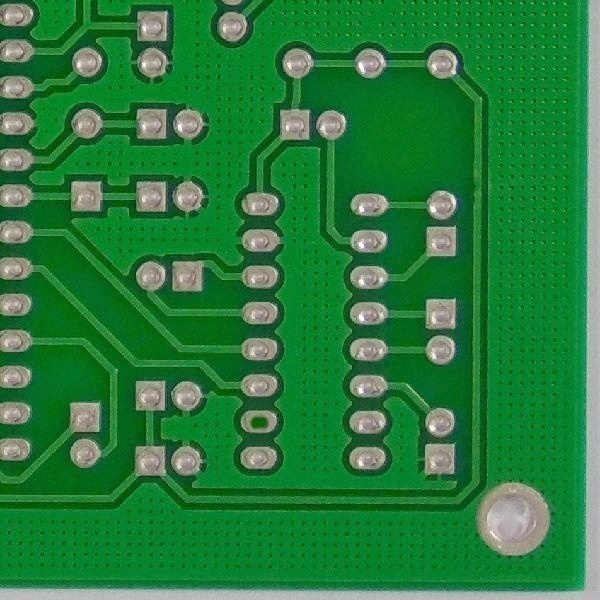
#> input picture Visualizations_prep/PCB_dataset/images/l_light_01_missing_hole_01_1_600.jpg, 600 x 600 px, found by its file name; its folder holds only this picture in this run
$ jupyter execute --allow-errors visualizations_prep.ipynb
#> lines starting #> are read from the running program, lines starting #| are printed output that depends on the picture
[cell 1]
import numpy as np
import tensorflow as tf
import matplotlib.pyplot as plt
import cv2
import os

[cell 2]
import xml.etree.ElementTree as ET
import pandas as pd
import warnings
warnings.filterwarnings("ignore")

[cell 3]
# task: display the distribution of anomaly class occurance in dataset

import seaborn as sns
file_path = "C:\\Users\\faiza\\Downloads\\VOC_PCB\\VOC_PCB\\PCB_annotations_dataset.csv"
#> (the rest of this cell did not finish here and is left out)

[cell 4]
image_path = os.path.join(os.getcwd(), 'PCB_dataset\images')
print(image_path)

generated_images_path = os.path.join(os.getcwd(), 'PCB_dataset\generated_images')
print(generated_images_path)

[cell 5]
def populate_image_dataset(image_path):
    # Create directory for generated images if it doesn't exist

#> called with image_path = 'Visualizations_prep/PCB_dataset\\images'
    if os.path.exists(generated_images_path):
        print('Generated images directory exsists.')
    else:
        os.makedirs(generated_images_path, exist_ok=True)
        print('Generated images directory generated.')

    images = os.listdir(image_path)

    for img_name in images:
        img_path = os.path.join(image_path, img_name)
        img = cv2.imread(img_path)
#> img is the input picture: shape (600, 600, 3); mean B, G, R 60.4, 125.2, 38.6

        image_name = f"{os.path.splitext(img_name)[0]}.jpg"
        img_org_path= os.path.join(generated_images_path, image_name)
        cv2.imwrite(img_path, img)

        # Rotate the image by 90, 180, and 270 degrees
        for angle in [90, 180, 270]:
            rotated_img = np.rot90(img, k=angle // 90)
            rotated_img_name = f"{os.path.splitext(img_name)[0]}_rotated_{angle}.jpg"
            rotated_img_path = os.path.join(generated_images_path, rotated_img_name)
            cv2.imwrite(rotated_img_path, rotated_img)
#> this loop made 3 passes
#> pass 1, in populate_image_dataset, `rotated_img = np.rot90(img, k=angle // 90)`:
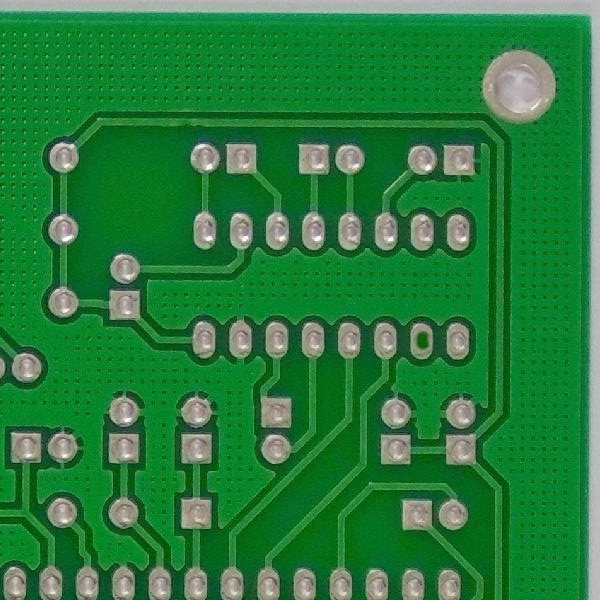
#> rotated_img: shape (600, 600, 3); mean B, G, R 60.4, 125.2, 38.6
#> pass 2, in populate_image_dataset, `rotated_img = np.rot90(img, k=angle // 90)`:
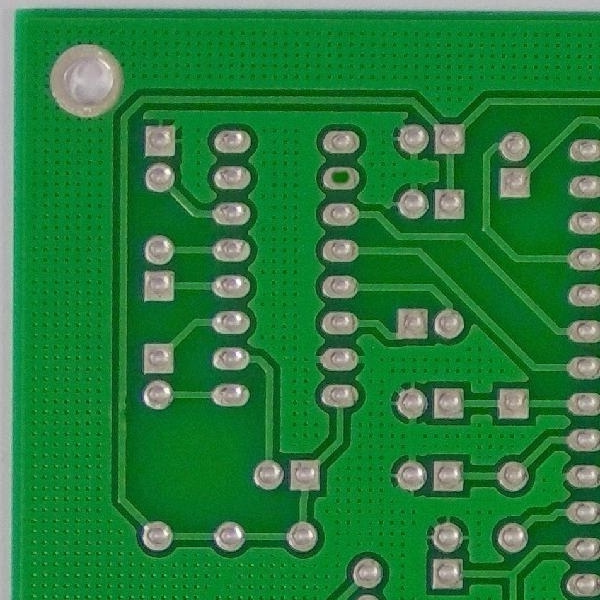
#> rotated_img: shape (600, 600, 3); mean B, G, R 60.4, 125.2, 38.6
#> pass 3, in populate_image_dataset, `rotated_img = np.rot90(img, k=angle // 90)`:
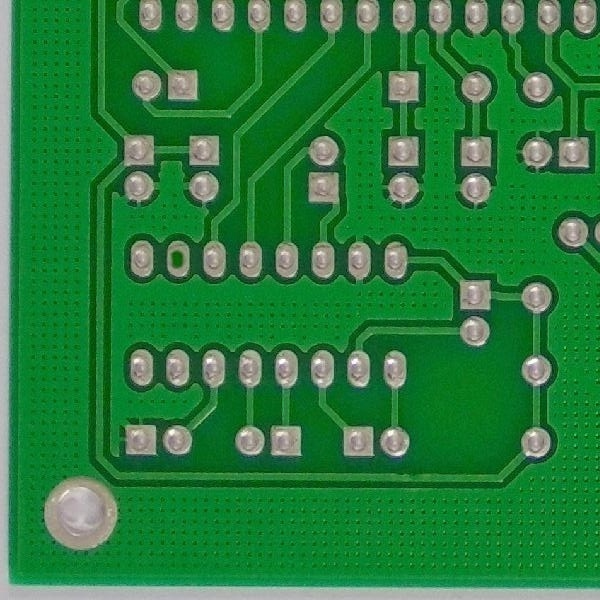
#> rotated_img: shape (600, 600, 3); mean B, G, R 60.4, 125.2, 38.6

        # Flip the image horizontally
        flipped_img = cv2.flip(img, 1)
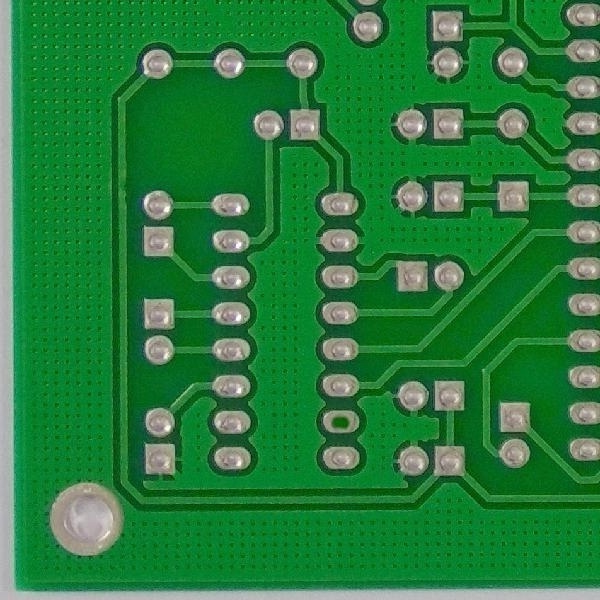
#> flipped_img: shape (600, 600, 3); mean B, G, R 60.4, 125.2, 38.6
        flipped_img_name = f"{os.path.splitext(img_name)[0]}_flipped.jpg"
        flipped_img_path = os.path.join(generated_images_path, flipped_img_name)
        cv2.imwrite(flipped_img_path, flipped_img)

[cell 6]
# task: populating images dataset by rotating (90, 180, 270) and flipping the images
populate_image_dataset(image_path)

[cell 7]
def superimpose_images(image_dir):
    # Load processed images
    images = [cv2.imread(os.path.join(image_dir, file)) for file in os.listdir(image_dir)]

    # Create blank canvas (background image)
    background = np.zeros_like(images[0], dtype=np.uint8)

    # Superimpose images
    for image in images:
        # Add each processed image to the background with transparency
        overlay = np.zeros_like(background)
        overlay[:image.shape[0], :image.shape[1]] = image
        background = cv2.addWeighted(background, 0.5, overlay, 0.3, 0)  # Adjust transparency as needed

    # Display composite image using Matplotlib
    plt.imshow(cv2.cvtColor(background, cv2.COLOR_BGR2RGB))
    plt.axis('off')
    plt.show()

#> (a cell that did not finish here is left out)

[cell 9]
images = os.listdir(image_path)
print(images)

[cell 10]
#augmenting the dataset
def annotation_generation(all_files, dataset):
    for annotations in all_files:
        tree = ET.parse(annotations)
        for element in tree.iter():
            if 'size' in element.tag:
                for attribute in list(element):
                    if 'width' in attribute.tag:
                        width = int(round(float(attribute.text)))

                    if 'height' in attribute.tag:
                        height = int(round(float(attribute.text)))

                    if 'depth' in attribute.tag:
                        depth = int(round(float(attribute.text)))

            if 'object' in element.tag:
                # print('[object] in element.tag ==> list(elem)\n'), print(list(element))
                for attribute in list(element):

                    # print('attr = %s\n' % attr)
                    if 'name' in attribute.tag:
                        name = attribute.text
                        dataset['class']+=[name]
                        dataset['width']+=[width]
                        dataset['height']+=[height]
                        dataset['depth']+=[depth]
                        dataset['file']+=[annotations.split('/')[-1][0:-4]]

                    if 'bndbox' in attribute.tag:
                        for dimensions in list(attribute):
                            if 'xmin' in dimensions.tag:
                                xmin = int(round(float(dimensions.text)))
                                dataset['xmin']+=[xmin]
                            if 'ymin' in dimensions.tag:
                                ymin = int(round(float(dimensions.text)))
                                dataset['ymin']+=[ymin]
                            if 'xmax' in dimensions.tag:
                                xmax = int(round(float(dimensions.text)))
                                dataset['xmax']+=[xmax]
                            if 'ymax' in dimensions.tag:
                                ymax = int(round(float(dimensions.text)))
                                dataset['ymax']+=[ymax]
    return dataset

[cell 11]
def generate_csv_file(image_dir):
    dataset = {
            "file":[],
            "width":[],
            "height":[],
            "depth":[],
            "class":[],
            "xmin":[],
            "ymin":[],
            "xmax":[],
            "ymax":[],
           }

    all_files = []
    images = {os.path.splitext(image)[0] for image in os.listdir(image_dir)}
    # print(images)

    #path where the Annotations xml files are stored within the extracted dataset folder
    annotations_file_location = "C:/Users/faiza/Downloads/VOC_PCB/VOC_PCB/Annotations/"

    for path, subdirs, files in os.walk(annotations_file_location):
        for name in files:
            filename = name.split('.')[0]
            if filename in images:
                all_files.append(os.path.join(path, name))


    annotation_generation(all_files,dataset)

    df=pd.DataFrame(dataset)
    #print(df.head(10))

    df.index.name = 'Index'

    df.to_csv("PCB_annotations_dataset_minimized.csv", sep=';')

[cell 12]
# task: generating the csv file for subset of the dataset by parsing from complete xml database
generate_csv_file(image_path)

[cell 13]
df = pd.read_csv('PCB_annotations_dataset_minimized.csv', sep=';')
#> (reads Visualizations_prep/PCB_annotations_dataset_minimized.csv from the repository)

#> (a cell that did not finish here is left out)

[cell 15]
# task: display 5 images with the maximum occurrences of defects
count_defects = df.groupby(['file', 'class']).size().reset_index(name='count')
max_defects_files = count_defects.groupby('file')['count'].transform(max) == count_defects['count']
max_defects = count_defects[max_defects_files].nlargest(5, 'count')
print("Top 5 Defects with Max Occurrences in One Image File:")
print(max_defects)

[cell 16]
def visualize_bounding_boxes(image_path, image_to_plot, df, num_defects):
    # plt.figure(figsize=(10, 10))

    # fig, axes = plt.subplots(1, 2, figsize=(12, 6))

    for image_name in image_to_plot:
        # Plotting original image
        original_image_path = f"{os.path.join(image_path, image_name)}.jpg"
        print(original_image_path)

        # original_image = plt.imread(original_image_path)
        original_image = cv2.imread(original_image_path)
        original_image_with_boxes = original_image.copy()

        # axes[0].imshow(original_image)
        # axes[0].set_title('Original Image')
        # axes[0].set_xticks([])
        # axes[0].set_yticks([])

        # Plotting bounding rectangles for all the defects
        df_image = df[df['file'] == image_name]
        for index, row in df_image.iterrows():
            xmin, ymin, xmax, ymax = row['xmin'], row['ymin'], row['xmax'], row['ymax']
            # rect = plt.Rectangle((xmin, ymin), xmax - xmin, ymax - ymin, linewidth=2, edgecolor='r', facecolor='none')
            # axes[1].add_patch(rect)
            cv2.rectangle(original_image_with_boxes, (xmin, ymin), (xmax, ymax), (0, 0, 255), 2)


        # Turn off axis ticks and labels for the second plot
        # axes[1].set_xticks([])
        # axes[1].set_yticks([])
        # axes[1].set_xticklabels([])
        # axes[1].set_yticklabels([])

        # axes[1].imshow(original_image)
        # axes[1].set_title('Bounding boxes Image')

        # plt.tight_layout()
        # plt.show()
        # Display the image with bounding boxes
        cv2.imshow('Bounding boxes Image', original_image_with_boxes)
        cv2.waitKey(0)  # Wait for a key press to close the window

        output_image_path = f"{os.path.join(image_name)}_bbox.jpg"
        cv2.imwrite(output_image_path, original_image_with_boxes)

[cell 17]
#taking as input how many defects user wants to see
num_defects = int(input("Enter the number of defects you want to see: "))
#> the answer given: 3

# taking user input for the number of files to show
num_files_to_show = int(input("Enter the number of files you want to see: "))
#> the answer given: 3


image_num_defects = count_defects[count_defects['count'] == num_defects]['file'][:num_files_to_show]

print(image_num_defects.values)

[cell 18]
# task: generating the images with bounding boxes
visualize_bounding_boxes(image_path, image_num_defects.values, df, num_defects)

[cell 19]
# task: generating gray_scale matrix with 1's at bbox location

# taking index of image from user
# print(df.head())
image_index = int(input("Enter the index of image for which matrix is to be generated: "))
#> the answer given: 3

#> (the rest of this cell did not finish here and is left out)

[cell 20]
# task: plotting gray scale image
image_index = int(input("Enter the index of image for which grey_scale image is to be generated: "))
#> the answer given: 3

#> (the rest of this cell did not finish here and is left out)

[cell 21]
# task: image generation for which gausianblur filter plus threshold is applied

image_index = int(input("Enter the index of image: "))
#> the answer given: 3
